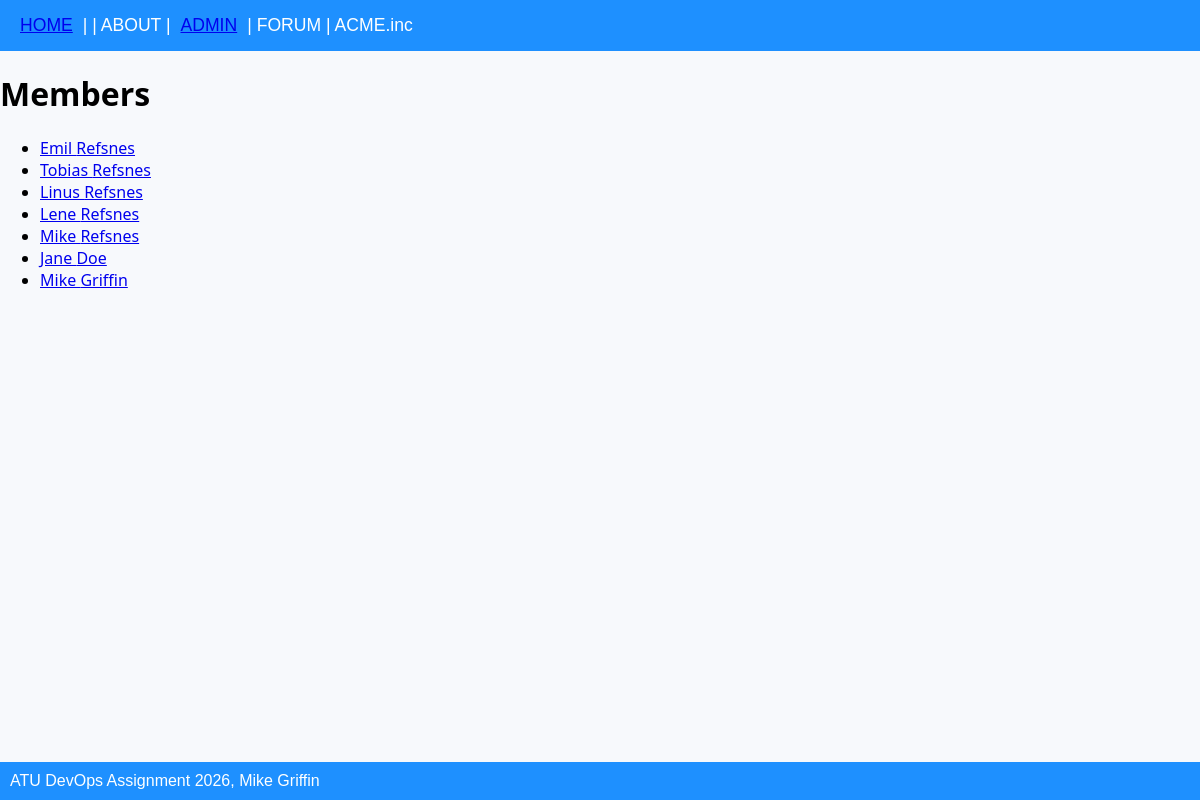
/members/, run on an earlier commit of the app's database.
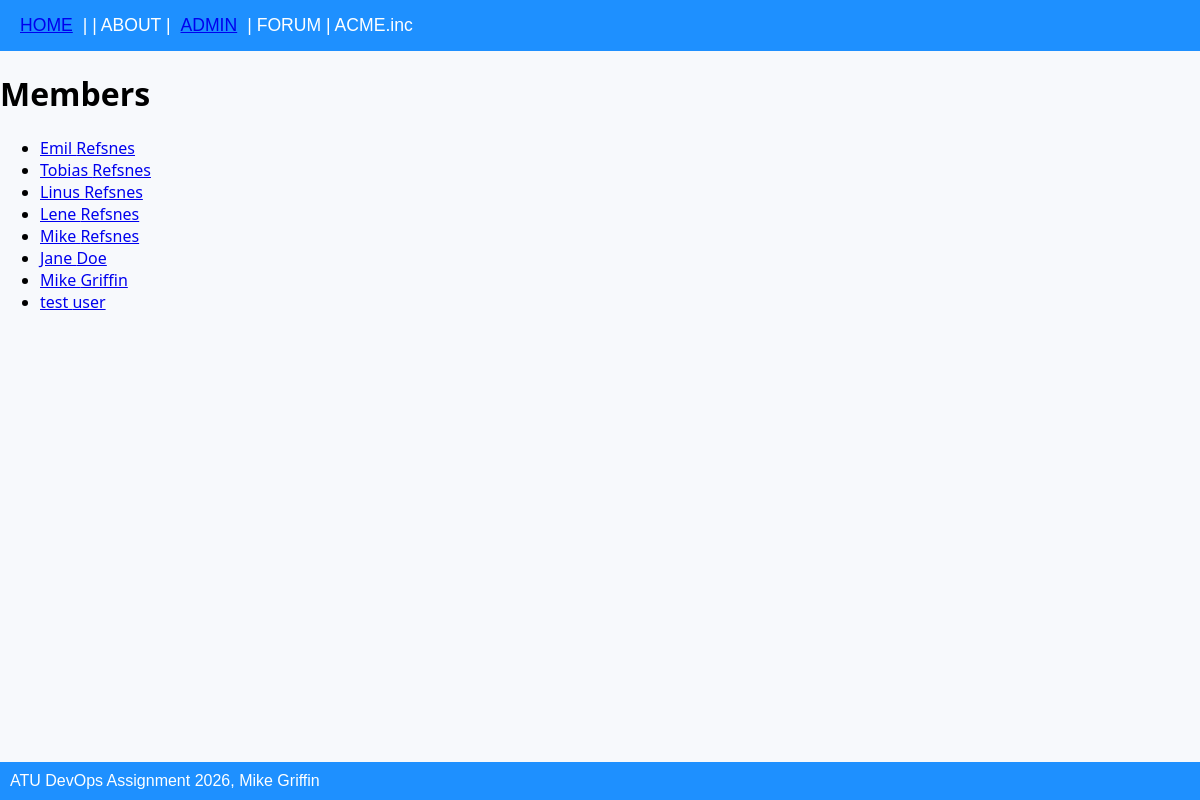
And on a later commit of the database.
### members/models.py (models this page shows, shortened)
class Member(models.Model):
  firstname = models.CharField(max_length=255)
  lastname = models.CharField(max_length=255)
  phone = models.IntegerField(null=True)
  joined_date = models.DateField(null=True)

### members/views.py (the view)
# urls.py: path('members/', views.members, name='members'),
def members(request):
  mymembers = Member.objects.all().values()
  template = loader.get_template('all_members.html')
  context = {
    'mymembers': mymembers,
  }
  return HttpResponse(template.render(context, request))

### members/templates/all_members.html (shortened to what this page needs)
{% extends "master.html" %}
{% block content %}
  <h1>Members</h1>
  <ul>
    {% for x in mymembers %}
      <li><a href="details/{{ x.id }}">{{ x.firstname }} {{ x.lastname }}</a></li>
    {% endfor %}
  </ul>
{% endblock %}

What changed in the data, as far as the page shows it:
added Member: firstname "test", lastname "user"
